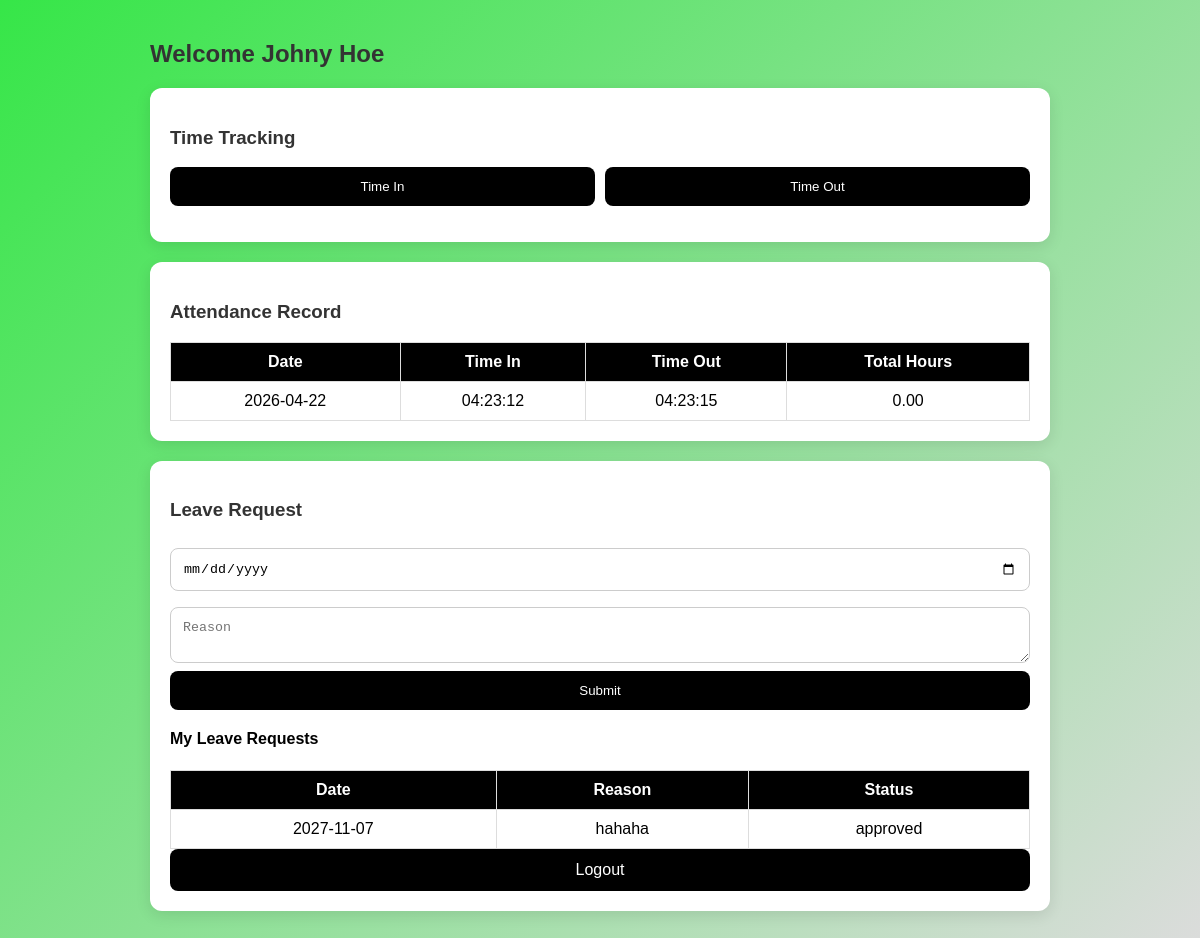
The page /user.php (signed in) on the database its author committed.
### tables this page shows
CREATE TABLE `attendance` (
  `id` int(11) NOT NULL,
  `user_id` int(11) DEFAULT NULL,
  `date` date DEFAULT NULL,
  `time_in` time DEFAULT NULL,
  `time_out` time DEFAULT NULL,
  `total_hours` float DEFAULT NULL
);

CREATE TABLE `leaves` (
  `id` int(11) NOT NULL,
  `user_id` int(11) DEFAULT NULL,
  `leave_date` date DEFAULT NULL,
  `reason` text DEFAULT NULL,
  `status` enum('pending','approved','rejected') DEFAULT NULL
);

### user.php (the view, shortened to what this page needs)
<?php
include 'config.php';
$user = $_SESSION['user'];
$user_id = $user['id'];
?>
<link rel="stylesheet" href="style.css">
<div class="container">
<div class="dashboard">
    <h2 class="welcome">Welcome <?= $user['name'] ?></h2>
    <div class="card">
        <h3>Time Tracking</h3>
        <form method="POST" class="time-actions">
            <button name="time_in">Time In</button>
            <button name="time_out">Time Out</button>
        </form>
    </div>
    <div class="card">
        <h3>Attendance Record</h3>
        <table class="attendance-table">
            <tr>
                <th>Date</th>
                <th>Time In</th>
                <th>Time Out</th>
                <th>Total Hours</th>
            </tr>
            <?php
            $records = $conn->query("SELECT * FROM attendance WHERE user_id='$user_id' ORDER BY date DESC");
            while($row = $records->fetch_assoc()){
                echo "<tr>
                        <td>".$row['date']."</td>
                        <td>".($row['time_in'] ?? '-')."</td>
                        <td>".($row['time_out'] ?? '-')."</td>
                        <td>".($row['total_hours'] ? number_format($row['total_hours'],2) : '-')."</td>
                      </tr>";
            }
            ?>
        </table>
    </div>
<div class="card">
    <h3>Leave Request</h3>
    <form method="POST">
        <input type="date" name="leave_date" required>
        <textarea name="reason" placeholder="Reason" required></textarea>
        <button name="leave">Submit</button>
    </form>
    <h4 style="margin-top:20px;">My Leave Requests</h4>
    <table class="attendance-table">
        <tr>
            <th>Date</th>
            <th>Reason</th>
            <th>Status</th>
        </tr>
        <?php
        $leaves = $conn->query("SELECT * FROM leaves WHERE user_id='$user_id' ORDER BY id DESC");
        while($row = $leaves->fetch_assoc()){
            echo "<tr>
                    <td>".$row['leave_date']."</td>
                    <td>".$row['reason']."</td>
                    <td>".$row['status']."</td>
                  </tr>";
        }
        ?>
    </table>
    <a href="logout.php" class="logout-btn">Logout</a>
</div>

### style.css (style rules this page uses)
.container { padding: 20px; display: flex; justify-content: center; }
.dashboard { width: 100%; max-width: 900px; }
h2, h3 { color: #333; }
.card { background: #fff; padding: 20px; margin-bottom: 20px; border-radius: 12px; box-shadow: 0 4px 15px rgba(0,0,0,0.1); }
input, select, textarea { width: 100%; padding: 12px; margin: 8px 0; border-radius: 8px; border: 1px solid #ccc; }
button { width: 100%; padding: 12px; background: #000; color: #fff; border: none; border-radius: 8px; }
.time-actions { display: flex; gap: 10px; }
.attendance-table { width: 100%; border-collapse: collapse; }
.attendance-table th { background: #000; color: #fff; }
.attendance-table th, .attendance-table td { padding: 10px; border: 1px solid #ddd; text-align: center; }
.logout-btn { display: block; text-align: center; padding: 12px; background: #000; color: #fff; border-radius: 8px; text-decoration: none; }

### rows shown on the page
attendance: date "2026-04-22", time_in "04:23:12", time_out "04:23:15", total_hours "0.00"
leaves: leave_date "2027-11-07", reason "hahaha", status "approved"

### other values the page prints
$user['name'] "Johny Hoe"
